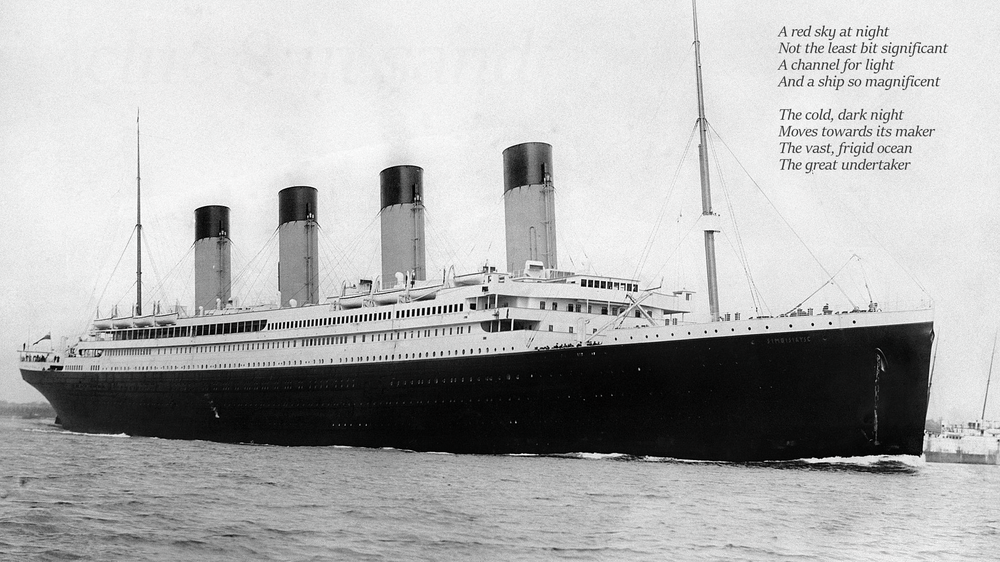
#> input picture clues/Ship.png, 1000 x 562 px, shrunk from 1920 x 1080 before the run
$ python clue7_ship_extract.py
#> lines starting #> are read from the running program, lines starting #| are printed output that depends on the picture
#!/usr/bin/env python3
"""Clue 7 (`ship`, 24 characters) — retrieve the carrier and read the montage.

analysis/IMAGE-TRANSCRIPTION.md section 8 states that the PNG "was not retrieved
in this session" and that clue 7's poem is second-hand. Every clue-7 hypothesis
in rounds 13 and 14 -- including `ismayandrewsanddeckplans` -- was therefore
built on a *description of a description*. This tool closes that gap:

  1. decodes clues/qr2.jpg, the site's own QR code for clue 7,
  2. follows the redirect and saves the file as clues/Ship.png,
  3. reports the image's structure and the per-channel LSB planes,
  4. writes the red LSB plane out as a clean greyscale image so it can be
     looked at directly rather than inferred from a prior session's prose.

Everything printed here is measured from the retrieved file. Nothing about the
montage is taken on trust from any earlier round.
"""
import os
import struct
import sys
import urllib.request

import numpy as np
from PIL import Image

HERE = os.path.dirname(os.path.abspath(__file__))
ROOT = os.path.dirname(HERE)
QR = os.path.join(ROOT, "clues", "qr2.jpg")
PNG = os.path.join(ROOT, "clues", "Ship.png")


def decode_qr(path):
    """Decode the QR code with OpenCV.  pyzbar needs libzbar, which is not
    installed here, so the detector that is actually available is used and the
    fallback is named rather than silently returning None."""
    import cv2
    img = np.array(Image.open(path).convert("L"))
    data = img and cv2.QRCodeDetector().detectAndDecode(img)[0]
    return data


def fetch(url, dest):
    req = urllib.request.Request(url, headers={"User-Agent": "Mozilla/5.0"})
    blob = urllib.request.urlopen(req, timeout=90).read()
    with open(dest, "wb") as fh:
        fh.write(blob)
    return blob


def main():
    print("=" * 74)
    print("[1] THE SITE'S OWN POINTER TO CLUE 7")
    print("=" * 74)
    if not os.path.exists(PNG):
        url = decode_qr(QR)
        print("  qr2.jpg decodes to: %s" % url)
        if not url:
            print("  QR decode FAILED -- cannot fetch the carrier automatically")
            return 1
        blob = fetch(url, PNG)
        print("  fetched %d bytes -> %s" % (len(blob), os.path.relpath(PNG, ROOT)))
    else:
        print("  %s already present, %d bytes"
              % (os.path.relpath(PNG, ROOT), os.path.getsize(PNG)))

    im = Image.open(PNG)
#> im is the input picture: PIL image 1000x562 RGBA; mean R, G, B, A 176.9, 177.1, 177.1, 255
    print("  format=%s size=%s mode=%s" % (im.format, im.size, im.mode))
#|   format=PNG size=(1000, 562) mode=RGBA
    with open(PNG, "rb") as fh:
        head = fh.read(26)
    w, h = struct.unpack(">II", head[16:24])
    print("  PNG header dimensions: %dx%d  (agrees: %s)"
          % (w, h, (w, h) == im.size))
#|   PNG header dimensions: 1000x562  (agrees: True)

    a = np.array(im.convert("RGBA")).astype(int)
    r, g, b, alpha = a[..., 0], a[..., 1], a[..., 2], a[..., 3]
#> alpha: shape (562, 1000) int64; every value is 255

    print()
    print("=" * 74)
    print("[2] CHANNEL STRUCTURE")
    print("=" * 74)
    print("  G == B everywhere : %s" % bool((g == b).all()))
#|   G == B everywhere : True
    print("  R == G everywhere : %s" % bool((r == g).all()))
#|   R == G everywhere : False
    print("  alpha unique      : %s  (min %d max %d)"
          % (np.unique(alpha).tolist(), alpha.min(), alpha.max()))
#|   alpha unique      : [255]  (min 255 max 255)
    print("  => alpha carries no data; %s"
          % ("G and B are identical, so the payload lives in R alone."
             if (g == b).all() else "all three colour planes differ."))
#|   => alpha carries no data; G and B are identical, so the payload lives in R alone.

    print()
    print("=" * 74)
    print("[3] THE EIGHT RED BIT PLANES")
    print("=" * 74)
    print("  plane  mean set-pixel fraction")
    outdir = "/tmp/opencode"
    os.makedirs(outdir, exist_ok=True)
    for k in range(8):
        bit = ((r >> k) & 1)
        frac = float(bit.mean())
        # A plane that is noise sits at ~0.5; a plane that is blank is 0.0.
        tag = "BLANK" if frac == 0.0 else ("noise" if 0.45 < frac < 0.55
                                          else "structured")
        print("    %d    %.3f  %s" % (k, frac, tag))
        if k == 0:
            Image.fromarray((bit * 255).astype(np.uint8)).save(
                os.path.join(outdir, "ship_red_plane0.png"))
#> this loop made 8 passes
#> (frac, tag) on passes 1 to 8: (0.5, 'noise'), (0.5, 'noise'), (0.498, 'noise'), (0.549, 'noise'), (0.353, 'structured'), (0.629, 'structured'), (0.649, 'structured'), (0.794, 'structured')
#|     0    0.500  noise
#|     1    0.500  noise
#|     2    0.498  noise
#|     3    0.549  noise
#|     4    0.353  structured
#|     5    0.629  structured
#|     6    0.649  structured
#|     7    0.794  structured
#> pass 1, in main, `bit = ((r >> k) & 1)`:
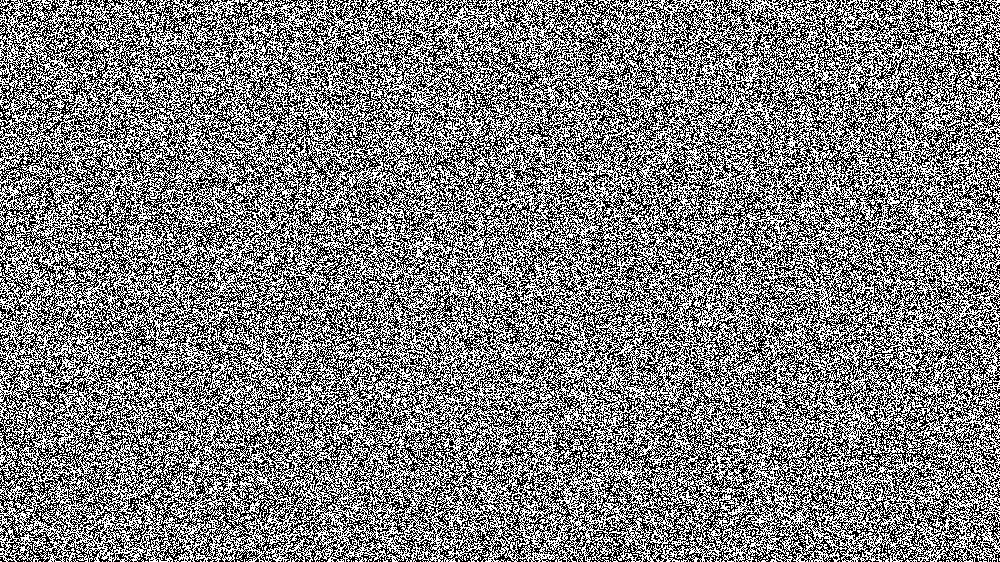
#> bit: shape (562, 1000) int64; values 0 (black) and 1 (white), 50% white in thin lines or dots
#> pass 2, in main, `bit = ((r >> k) & 1)`:
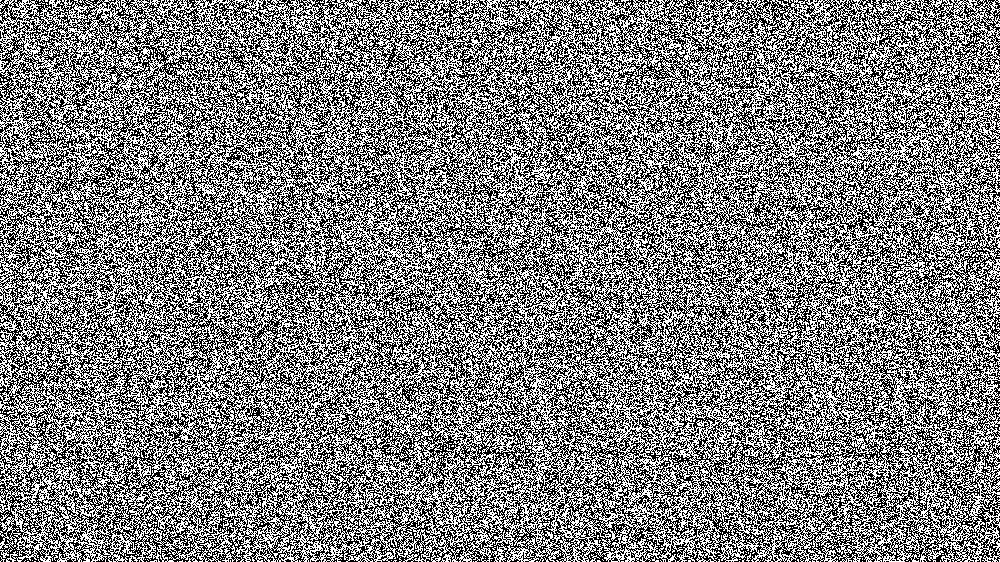
#> bit: shape (562, 1000) int64; values 0 (black) and 1 (white), 50% white; black in thin lines or dots
#> pass 3, in main, `bit = ((r >> k) & 1)`:
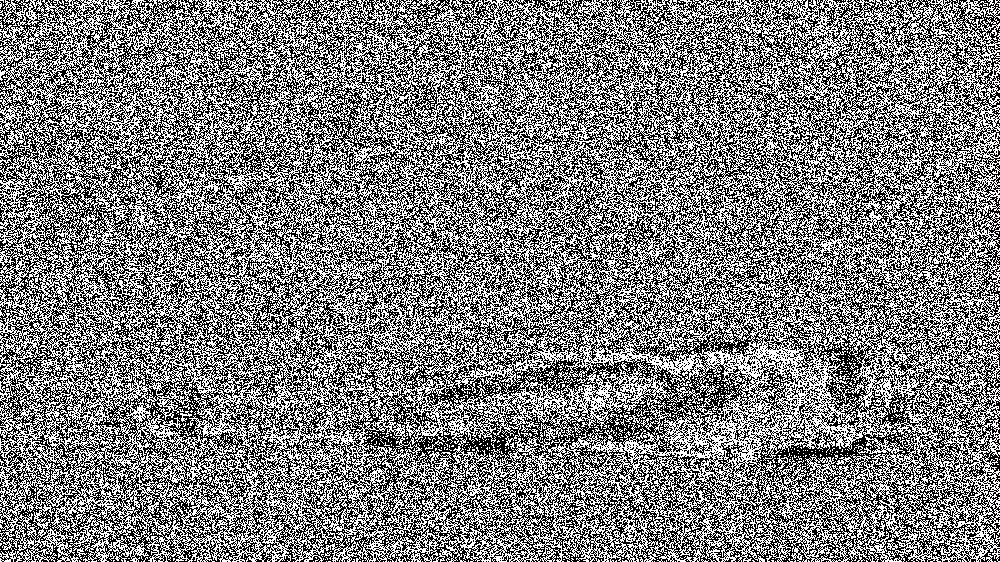
#> bit: shape (562, 1000) int64; values 0 (black) and 1 (white), 49.8% white in thin lines or dots
    print()
    print("  wrote /tmp/opencode/ship_red_plane0.png (the red LSB plane, 1:1)")

    print()
    print("=" * 74)
    print("[4] WHAT THE MONTAGE ACTUALLY SHOWS -- MEASURED, NOT RECALLED")
    print("=" * 74)
    bit = (r & 1).astype(np.uint8)
    # Column and row ink profiles of the hidden plane separate the figures from
    # the background without anyone having to describe them in prose.
    col = bit.mean(axis=0)
#> col = 1000 values, max 0.564 at index 451, min 0.427 at index 868, mean 0.5
    row = bit.mean(axis=1)
#> row = 562 values, max 0.551 at index 431, min 0.446 at index 185, mean 0.5
    print("  red-LSB plane: %dx%d, ink fraction %.3f"
          % (bit.shape[1], bit.shape[0], float(bit.mean())))
#|   red-LSB plane: 1000x562, ink fraction 0.500
    print("  three vertical bands by ink (dark columns = gap between figures):")
    thr = 0.5
    bands = []
    start = None
    for x in range(len(col)):
        if col[x] < thr and start is None:
            start = x
        elif col[x] >= thr and start is not None:
            bands.append((start, x))
            start = None
#> after the loop, bands = 244 pairs, first value 2 to 994, second value 7 to 998
    if start is not None:
        bands.append((start, len(col)))
    big = [b for b in bands if b[1] - b[0] > w // 40]
#> big = []
    for lo, hi in big:
        print("    gap x=%4d..%4d  width %4d" % (lo, hi, hi - lo))
#> this loop made 0 passes
    print()
    print("  READ IT: open /tmp/opencode/ship_red_plane0.png. Round 13/14")
    print("  candidates were built from a prose description of this plane.")
    print("  The plane is now on disk and can be examined directly.")
    return 0


if __name__ == "__main__":
    sys.exit(main())
#> (the program exits here)
